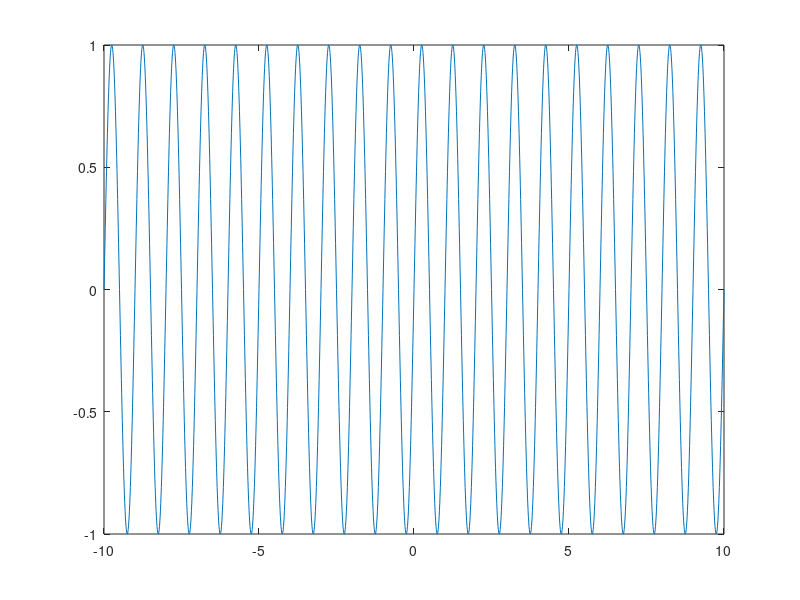
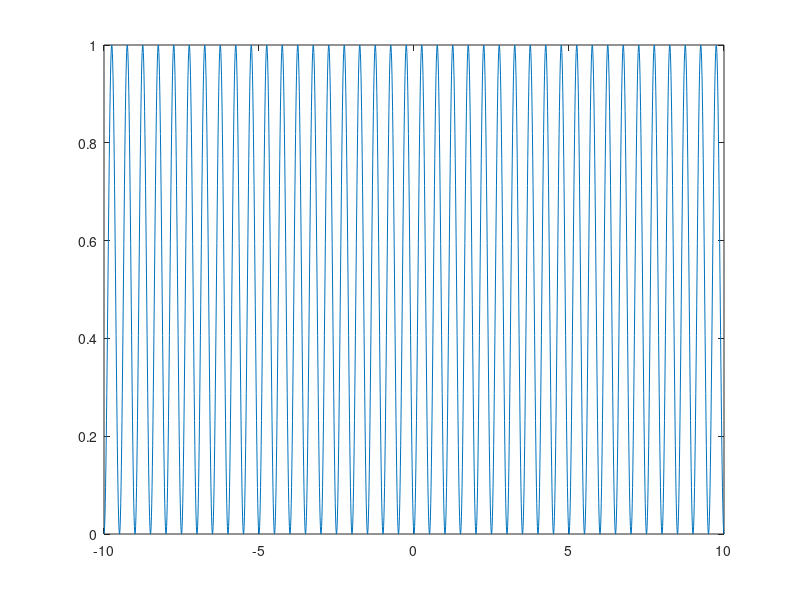
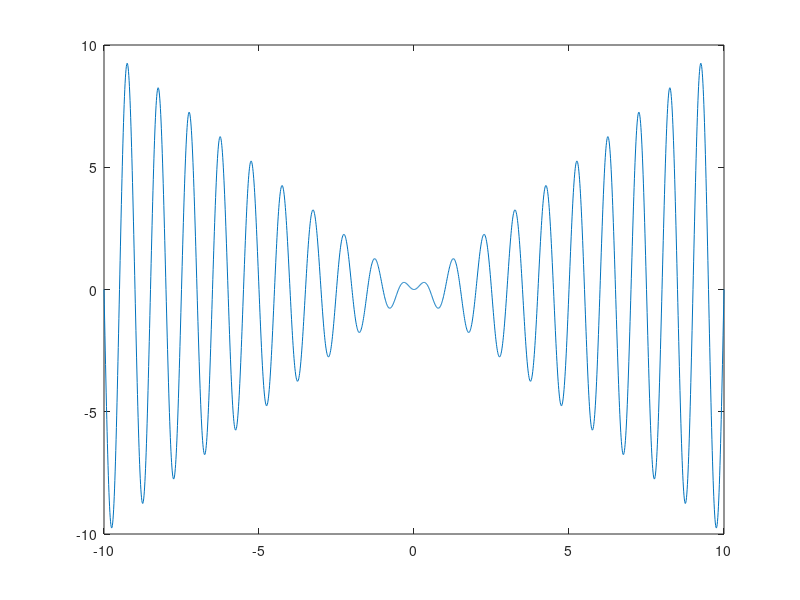

Here is the MATLAB script that generated these plots, in order:
t = [-10:.01:10] ;

x = sin(2.*pi.*t);

y1 = x.^2 ;

y2 = t.*x ;

figure(1)
plot(t,x);
figure(2)
plot(t,y1); 
figure(3)
plot(t,y2);